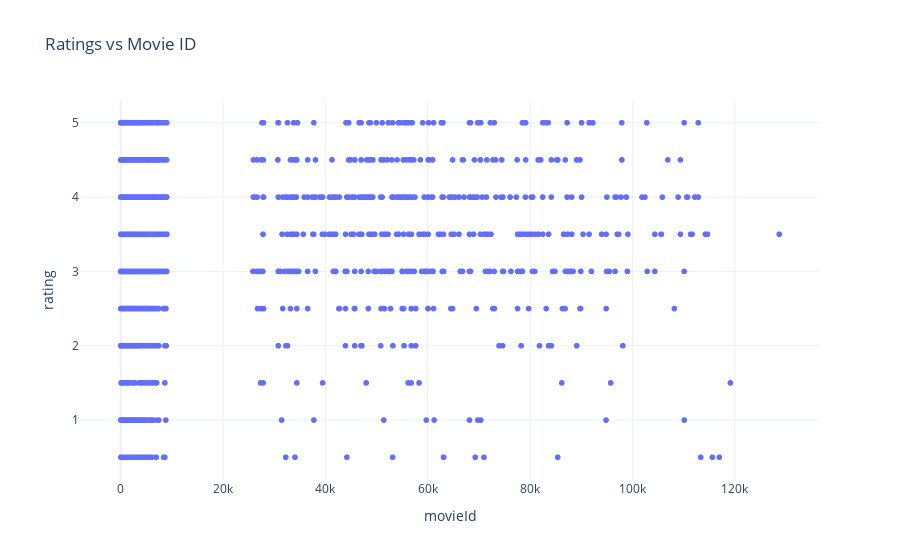

This figure's notebook cell:
### Markdown cell above
## Visualize Data
Time to visualize the data using plotly and matplotlib!

### Code cell
# Tampilkan scatter untuk perbandingan movieId dengan rating

px.scatter(left_join_sample, 
           x='movieId', 
           y='rating', 
           hover_data=['title'],
           title='Ratings vs Movie ID', 
           template='plotly_white')

### Figure 1 — Plotly figure (JSON) as saved in the notebook; plotly's stock layout.template omitted (floating-point values rounded to 4 significant figures; data arrays with more than 128 entries replaced by an {"elided": "..."} marker saying what was removed)
{"data": [{"customdata": {"elided": "5000x1 str values"}, "hovertemplate": "movieId=%{x}<br>rating=%{y}<br>title=%{customdata[0]}<extra></extra>", "legendgroup": "", "marker": {"color": "#636efa", "symbol": "circle"}, "mode": "markers", "name": "", "showlegend": false, "type": "scattergl", "x": {"elided": "5000 int values"}, "xaxis": "x", "y": {"elided": "5000 float values"}, "yaxis": "y"}], "layout": {"legend": {"tracegroupgap": 0}, "title": {"text": "Ratings vs Movie ID"}, "xaxis": {"anchor": "y", "domain": [0, 1], "title": {"text": "movieId"}}, "yaxis": {"anchor": "x", "domain": [0, 1], "title": {"text": "rating"}}}}
